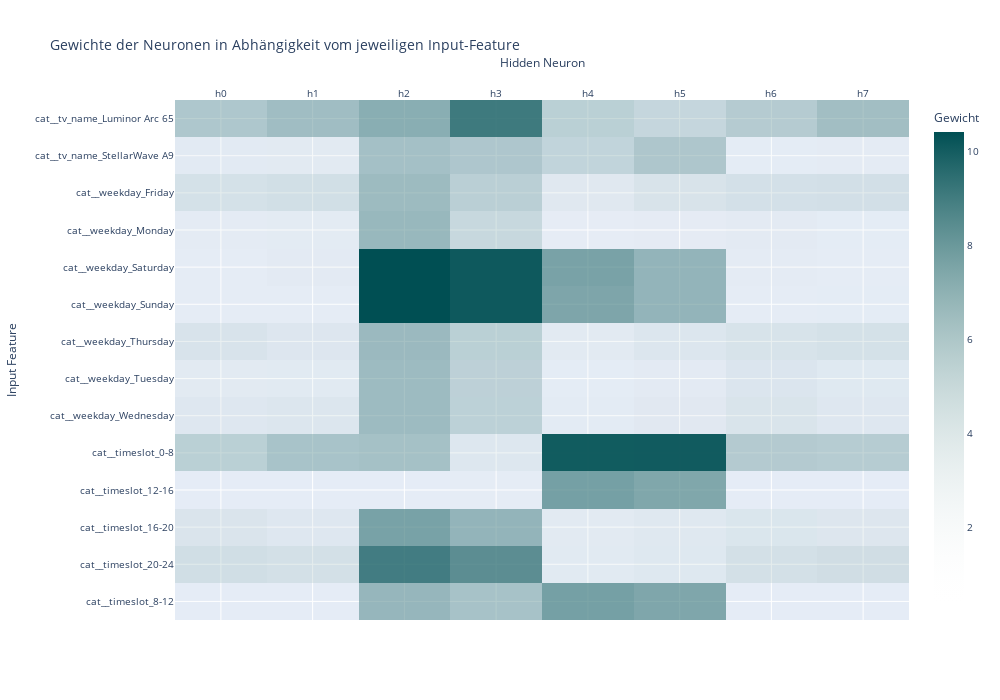

Notebook code cell kept with this figure:
### Markdown cell above
# Heatmap gelernter Muster im neuronalen Netzwerk

### Code cell
# Visualisierung: Beiträge aller Neuronen im Hidden Layer abhängig von den Input-Features


M = np.abs(mlp.coefs_[0])  # shape = [n_features, n_hidden]
fnames = preprocess.get_feature_names_out(["tv_name","weekday","timeslot"])
neurons = [f"h{i}" for i in range(M.shape[1])]

df_heat = pd.DataFrame(M, index=fnames, columns=neurons).reset_index().melt(
    id_vars="index", var_name="hidden_neuron", value_name="weight_abs"
)
df_heat.rename(columns={"index": "input_feature"}, inplace=True)

# Plotly-Express-Heatmap mit transparenter Basis → Petrolverlauf
fig = px.imshow(
    M,  # Matrix mit Gewichtung der jeweiligen Neuronen
    x=neurons,
    y=fnames,
    color_continuous_scale=[
        (0.0, "rgba(255,255,255,0)"),  # transparent - kein Triggern
        (1.0, "#004F53")              # petrol - starkes Triggern
    ],
    aspect="auto",
    labels=dict(x="Hidden Neuron", y="Input Feature", color="Gewicht"),
    title="Gewichte der Neuronen in Abhängigkeit vom jeweiligen Input-Feature"
)

fig.update_layout(
    width=1000,
    height=700,
    xaxis=dict(side="top"),
    font=dict(size=10)
)

fig.show()

### Figure 1 — Plotly figure (JSON) as saved in the notebook; plotly's stock layout.template omitted (floating-point values rounded to 4 significant figures)
{"data": [{"coloraxis": "coloraxis", "hovertemplate": "Hidden Neuron: %{x}<br>Input Feature: %{y}<br>Gewicht: %{z}<extra></extra>", "name": "0", "type": "heatmap", "x": ["h0", "h1", "h2", "h3", "h4", "h5", "h6", "h7"], "xaxis": "x", "y": ["cat__tv_name_Luminor Arc 65", "cat__tv_name_StellarWave A9", "cat__weekday_Friday", "cat__weekday_Monday", "cat__weekday_Saturday", "cat__weekday_Sunday", "cat__weekday_Thursday", "cat__weekday_Tuesday", "cat__weekday_Wednesday", "cat__timeslot_0-8", "cat__timeslot_12-16", "cat__timeslot_16-20", "cat__timeslot_20-24", "cat__timeslot_8-12"], "yaxis": "y", "z": [[5.506, 6.058, 6.892, 9.024, 4.943, 4.441, 5.218, 6.028], [1.861, 1.876, 5.899, 5.529, 4.576, 5.56, 1.42, 1.527], [3.436, 3.587, 6.201, 4.952, 2.248, 3.119, 3.483, 3.538], [1.553, 1.825, 6.379, 4.249, 0.9769, 1.187, 1.723, 1.348], [0.8809, 1.731, 10.42, 10.12, 7.395, 6.54, 1.484, 1.407], [0.8347, 1.16, 10.41, 10.13, 7.264, 6.538, 1.074, 1.362], [3.079, 2.622, 6.255, 4.943, 1.921, 2.675, 3.143, 3.429], [1.967, 2.001, 6.168, 4.821, 1.356, 1.734, 2.731, 2.294], [2.482, 2.683, 6.176, 4.846, 1.646, 2.191, 2.988, 2.465], [4.938, 5.736, 5.881, 2.574, 10.04, 10.07, 5.276, 5.156], [0.5759, 0.2337, 0.4796, 0.8634, 7.543, 7.201, 0.4265, 0.3257], [2.952, 2.466, 7.438, 6.531, 1.962, 2.385, 2.832, 2.638], [3.697, 3.519, 8.889, 8.259, 1.982, 2.452, 3.498, 3.763], [0.3292, 0.4694, 6.478, 5.787, 7.54, 7.21, 0.2789, 0.416]]}], "layout": {"coloraxis": {"colorbar": {"title": {"text": "Gewicht"}}, "colorscale": [[0, "rgba(255,255,255,0)"], [1, "#004F53"]]}, "font": {"size": 10}, "height": 700, "title": {"text": "Gewichte der Neuronen in Abhängigkeit vom jeweiligen Input-Feature"}, "width": 1000, "xaxis": {"anchor": "y", "domain": [0, 1], "side": "top", "title": {"text": "Hidden Neuron"}}, "yaxis": {"anchor": "x", "autorange": "reversed", "domain": [0, 1], "title": {"text": "Input Feature"}}}}
